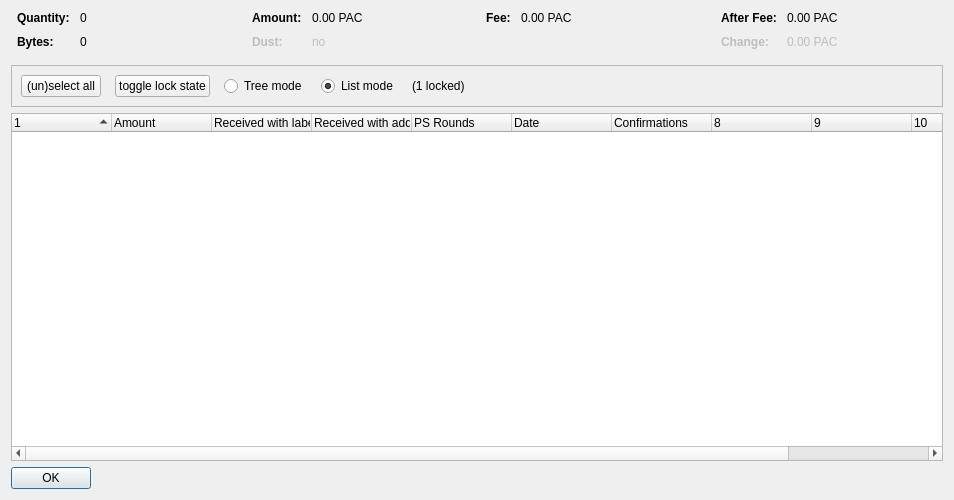
<?xml version="1.0" encoding="UTF-8"?>
<ui version="4.0">
 <class>CoinControlDialog</class>
 <widget class="QDialog" name="CoinControlDialog">
  <property name="geometry">
   <rect>
    <x>0</x>
    <y>0</y>
    <width>954</width>
    <height>500</height>
   </rect>
  </property>
  <property name="windowTitle">
   <string>Coin Selection</string>
  </property>
  <layout class="QVBoxLayout" name="verticalLayout">
   <item>
    <layout class="QHBoxLayout" name="horizontalLayoutTop" stretch="0,0,0,0">
     <property name="topMargin">
      <number>0</number>
     </property>
     <property name="bottomMargin">
      <number>10</number>
     </property>
     <item>
      <layout class="QFormLayout" name="formLayoutCoinControl1">
       <property name="horizontalSpacing">
        <number>10</number>
       </property>
       <property name="verticalSpacing">
        <number>10</number>
       </property>
       <property name="leftMargin">
        <number>6</number>
       </property>
       <property name="rightMargin">
        <number>6</number>
       </property>
       <item row="0" column="0">
        <widget class="QLabel" name="labelCoinControlQuantityText">
         <property name="font">
          <font>
           <weight>75</weight>
           <bold>true</bold>
          </font>
         </property>
         <property name="text">
          <string>Quantity:</string>
         </property>
        </widget>
       </item>
       <item row="0" column="1">
        <widget class="QLabel" name="labelCoinControlQuantity">
         <property name="cursor">
          <cursorShape>IBeamCursor</cursorShape>
         </property>
         <property name="contextMenuPolicy">
          <enum>Qt::ActionsContextMenu</enum>
         </property>
         <property name="text">
          <string notr="true">0</string>
         </property>
         <property name="textInteractionFlags">
          <set>Qt::LinksAccessibleByMouse|Qt::TextSelectableByKeyboard|Qt::TextSelectableByMouse</set>
         </property>
        </widget>
       </item>
       <item row="1" column="0">
        <widget class="QLabel" name="labelCoinControlBytesText">
         <property name="font">
          <font>
           <weight>75</weight>
           <bold>true</bold>
          </font>
         </property>
         <property name="text">
          <string>Bytes:</string>
         </property>
        </widget>
       </item>
       <item row="1" column="1">
        <widget class="QLabel" name="labelCoinControlBytes">
         <property name="cursor">
          <cursorShape>IBeamCursor</cursorShape>
         </property>
         <property name="contextMenuPolicy">
          <enum>Qt::ActionsContextMenu</enum>
         </property>
         <property name="text">
          <string notr="true">0</string>
         </property>
         <property name="textInteractionFlags">
          <set>Qt::LinksAccessibleByMouse|Qt::TextSelectableByKeyboard|Qt::TextSelectableByMouse</set>
         </property>
        </widget>
       </item>
      </layout>
     </item>
     <item>
      <layout class="QFormLayout" name="formLayoutCoinControl2">
       <property name="horizontalSpacing">
        <number>10</number>
       </property>
       <property name="verticalSpacing">
        <number>10</number>
       </property>
       <property name="leftMargin">
        <number>6</number>
       </property>
       <property name="rightMargin">
        <number>6</number>
       </property>
       <item row="0" column="0">
        <widget class="QLabel" name="labelCoinControlAmountText">
         <property name="font">
          <font>
           <weight>75</weight>
           <bold>true</bold>
          </font>
         </property>
         <property name="text">
          <string>Amount:</string>
         </property>
        </widget>
       </item>
       <item row="0" column="1">
        <widget class="QLabel" name="labelCoinControlAmount">
         <property name="cursor">
          <cursorShape>IBeamCursor</cursorShape>
         </property>
         <property name="contextMenuPolicy">
          <enum>Qt::ActionsContextMenu</enum>
         </property>
         <property name="text">
          <string notr="true">0.00 PAC</string>
         </property>
         <property name="textInteractionFlags">
          <set>Qt::LinksAccessibleByMouse|Qt::TextSelectableByKeyboard|Qt::TextSelectableByMouse</set>
         </property>
        </widget>
       </item>
       <item row="1" column="0">
        <widget class="QLabel" name="labelCoinControlLowOutputText">
         <property name="enabled">
          <bool>false</bool>
         </property>
         <property name="font">
          <font>
           <weight>75</weight>
           <bold>true</bold>
          </font>
         </property>
         <property name="text">
          <string>Dust:</string>
         </property>
        </widget>
       </item>
       <item row="1" column="1">
        <widget class="QLabel" name="labelCoinControlLowOutput">
         <property name="enabled">
          <bool>false</bool>
         </property>
         <property name="cursor">
          <cursorShape>IBeamCursor</cursorShape>
         </property>
         <property name="contextMenuPolicy">
          <enum>Qt::ActionsContextMenu</enum>
         </property>
         <property name="text">
          <string notr="true">no</string>
         </property>
         <property name="textInteractionFlags">
          <set>Qt::LinksAccessibleByMouse|Qt::TextSelectableByKeyboard|Qt::TextSelectableByMouse</set>
         </property>
        </widget>
       </item>
      </layout>
     </item>
     <item>
      <layout class="QFormLayout" name="formLayoutCoinControl3">
       <property name="horizontalSpacing">
        <number>10</number>
       </property>
       <property name="verticalSpacing">
        <number>10</number>
       </property>
       <property name="leftMargin">
        <number>6</number>
       </property>
       <property name="rightMargin">
        <number>6</number>
       </property>
       <item row="0" column="0">
        <widget class="QLabel" name="labelCoinControlFeeText">
         <property name="font">
          <font>
           <weight>75</weight>
           <bold>true</bold>
          </font>
         </property>
         <property name="text">
          <string>Fee:</string>
         </property>
        </widget>
       </item>
       <item row="0" column="1">
        <widget class="QLabel" name="labelCoinControlFee">
         <property name="cursor">
          <cursorShape>IBeamCursor</cursorShape>
         </property>
         <property name="contextMenuPolicy">
          <enum>Qt::ActionsContextMenu</enum>
         </property>
         <property name="text">
          <string notr="true">0.00 PAC</string>
         </property>
         <property name="textInteractionFlags">
          <set>Qt::LinksAccessibleByMouse|Qt::TextSelectableByKeyboard|Qt::TextSelectableByMouse</set>
         </property>
        </widget>
       </item>
      </layout>
     </item>
     <item>
      <layout class="QFormLayout" name="formLayoutCoinControl4">
       <property name="horizontalSpacing">
        <number>10</number>
       </property>
       <property name="verticalSpacing">
        <number>10</number>
       </property>
       <property name="leftMargin">
        <number>6</number>
       </property>
       <property name="rightMargin">
        <number>6</number>
       </property>
       <item row="0" column="0">
        <widget class="QLabel" name="labelCoinControlAfterFeeText">
         <property name="font">
          <font>
           <weight>75</weight>
           <bold>true</bold>
          </font>
         </property>
         <property name="text">
          <string>After Fee:</string>
         </property>
        </widget>
       </item>
       <item row="0" column="1">
        <widget class="QLabel" name="labelCoinControlAfterFee">
         <property name="cursor">
          <cursorShape>IBeamCursor</cursorShape>
         </property>
         <property name="contextMenuPolicy">
          <enum>Qt::ActionsContextMenu</enum>
         </property>
         <property name="text">
          <string notr="true">0.00 PAC</string>
         </property>
         <property name="textInteractionFlags">
          <set>Qt::LinksAccessibleByMouse|Qt::TextSelectableByKeyboard|Qt::TextSelectableByMouse</set>
         </property>
        </widget>
       </item>
       <item row="1" column="0">
        <widget class="QLabel" name="labelCoinControlChangeText">
         <property name="enabled">
          <bool>false</bool>
         </property>
         <property name="font">
          <font>
           <weight>75</weight>
           <bold>true</bold>
          </font>
         </property>
         <property name="text">
          <string>Change:</string>
         </property>
        </widget>
       </item>
       <item row="1" column="1">
        <widget class="QLabel" name="labelCoinControlChange">
         <property name="enabled">
          <bool>false</bool>
         </property>
         <property name="cursor">
          <cursorShape>IBeamCursor</cursorShape>
         </property>
         <property name="contextMenuPolicy">
          <enum>Qt::ActionsContextMenu</enum>
         </property>
         <property name="text">
          <string notr="true">0.00 PAC</string>
         </property>
         <property name="textInteractionFlags">
          <set>Qt::LinksAccessibleByMouse|Qt::TextSelectableByKeyboard|Qt::TextSelectableByMouse</set>
         </property>
        </widget>
       </item>
      </layout>
     </item>
    </layout>
   </item>
   <item>
    <widget class="QFrame" name="frame">
     <property name="minimumSize">
      <size>
       <width>0</width>
       <height>40</height>
      </size>
     </property>
     <property name="frameShape">
      <enum>QFrame::StyledPanel</enum>
     </property>
     <property name="frameShadow">
      <enum>QFrame::Sunken</enum>
     </property>
     <layout class="QHBoxLayout" name="horizontalLayout">
      <item>
       <layout class="QHBoxLayout" name="horizontalLayoutPanel" stretch="0,0,0,0,0,0">
        <property name="spacing">
         <number>14</number>
        </property>
        <item>
         <widget class="QPushButton" name="pushButtonSelectAll">
          <property name="sizePolicy">
           <sizepolicy hsizetype="Maximum" vsizetype="Fixed">
            <horstretch>0</horstretch>
            <verstretch>0</verstretch>
           </sizepolicy>
          </property>
          <property name="text">
           <string>(un)select all</string>
          </property>
          <property name="autoDefault">
           <bool>false</bool>
          </property>
         </widget>
        </item>
        <item>
         <widget class="QPushButton" name="pushButtonToggleLock">
          <property name="sizePolicy">
           <sizepolicy hsizetype="Maximum" vsizetype="Fixed">
            <horstretch>0</horstretch>
            <verstretch>0</verstretch>
           </sizepolicy>
          </property>
          <property name="text">
           <string>toggle lock state</string>
          </property>
          <property name="autoDefault">
           <bool>false</bool>
          </property>
         </widget>
        </item>
        <item>
         <widget class="QRadioButton" name="radioTreeMode">
          <property name="sizePolicy">
           <sizepolicy hsizetype="Maximum" vsizetype="Fixed">
            <horstretch>0</horstretch>
            <verstretch>0</verstretch>
           </sizepolicy>
          </property>
          <property name="text">
           <string>Tree mode</string>
          </property>
         </widget>
        </item>
        <item>
         <widget class="QRadioButton" name="radioListMode">
          <property name="sizePolicy">
           <sizepolicy hsizetype="Maximum" vsizetype="Fixed">
            <horstretch>0</horstretch>
            <verstretch>0</verstretch>
           </sizepolicy>
          </property>
          <property name="text">
           <string>List mode</string>
          </property>
          <property name="checked">
           <bool>true</bool>
          </property>
         </widget>
        </item>
        <item>
         <widget class="QLabel" name="labelLocked">
          <property name="text">
           <string>(1 locked)</string>
          </property>
         </widget>
        </item>
        <item>
         <spacer name="horizontalSpacer">
          <property name="orientation">
           <enum>Qt::Horizontal</enum>
          </property>
          <property name="sizeHint" stdset="0">
           <size>
            <width>40</width>
            <height>20</height>
           </size>
          </property>
         </spacer>
        </item>
       </layout>
      </item>
     </layout>
    </widget>
   </item>
   <item>
    <widget class="CoinControlTreeWidget" name="treeWidget">
     <property name="contextMenuPolicy">
      <enum>Qt::CustomContextMenu</enum>
     </property>
     <property name="sortingEnabled">
      <bool>false</bool>
     </property>
     <property name="columnCount">
      <number>11</number>
     </property>
     <attribute name="headerShowSortIndicator" stdset="0">
      <bool>true</bool>
     </attribute>
     <attribute name="headerStretchLastSection">
      <bool>false</bool>
     </attribute>
     <column>
      <property name="text">
       <string/>
      </property>
     </column>
     <column>
      <property name="text">
       <string>Amount</string>
      </property>
     </column>
     <column>
      <property name="text">
       <string>Received with label</string>
      </property>
     </column>
     <column>
      <property name="text">
       <string>Received with address</string>
      </property>
     </column>
     <column>
      <property name="text">
       <string>PS Rounds</string>
      </property>
     </column>
     <column>
      <property name="text">
       <string>Date</string>
      </property>
     </column>
     <column>
      <property name="text">
       <string>Confirmations</string>
      </property>
      <property name="toolTip">
       <string>Confirmed</string>
      </property>
     </column>
     <column>
      <property name="text">
       <string/>
      </property>
     </column>
     <column>
      <property name="text">
       <string/>
      </property>
     </column>
     <column>
      <property name="text">
       <string/>
      </property>
     </column>
     <column>
      <property name="text">
       <string/>
      </property>
     </column>
    </widget>
   </item>
   <item>
    <widget class="QDialogButtonBox" name="buttonBox">
     <property name="sizePolicy">
      <sizepolicy hsizetype="Maximum" vsizetype="Fixed">
       <horstretch>0</horstretch>
       <verstretch>0</verstretch>
      </sizepolicy>
     </property>
     <property name="orientation">
      <enum>Qt::Horizontal</enum>
     </property>
     <property name="standardButtons">
      <set>QDialogButtonBox::Ok</set>
     </property>
    </widget>
   </item>
  </layout>
 </widget>
 <customwidgets>
  <customwidget>
   <class>CoinControlTreeWidget</class>
   <extends>QTreeWidget</extends>
   <header>qt/coincontroltreewidget.h</header>
  </customwidget>
 </customwidgets>
 <resources/>
 <connections/>
</ui>
